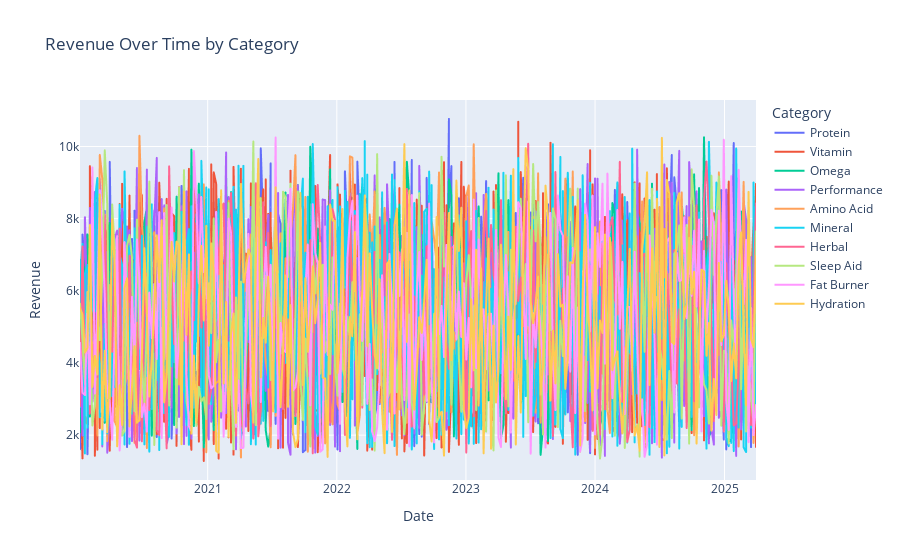

Notebook source saved alongside this figure:
### Code cell
fig = px.line(df, x="Date" , y="Revenue", color="Category", title="Revenue Over Time by Category")
fig.show()

### Figure 1 — Plotly figure (JSON) as saved in the notebook; plotly's stock layout.template omitted (floating-point values rounded to 4 significant figures; data arrays with more than 128 entries replaced by an {"elided": "..."} marker saying what was removed)
{"data": [{"hovertemplate": "Category=Protein<br>Date=%{x}<br>Revenue=%{y}<extra></extra>", "legendgroup": "Protein", "line": {"color": "#636efa", "dash": "solid"}, "marker": {"symbol": "circle"}, "mode": "lines", "name": "Protein", "showlegend": true, "type": "scattergl", "x": {"elided": "548 str values"}, "xaxis": "x", "y": {"elided": "548 float values"}, "yaxis": "y"}, {"hovertemplate": "Category=Vitamin<br>Date=%{x}<br>Revenue=%{y}<extra></extra>", "legendgroup": "Vitamin", "line": {"color": "#EF553B", "dash": "solid"}, "marker": {"symbol": "circle"}, "mode": "lines", "name": "Vitamin", "showlegend": true, "type": "scattergl", "x": {"elided": "822 str values"}, "xaxis": "x", "y": {"elided": "822 float values"}, "yaxis": "y"}, {"hovertemplate": "Category=Omega<br>Date=%{x}<br>Revenue=%{y}<extra></extra>", "legendgroup": "Omega", "line": {"color": "#00cc96", "dash": "solid"}, "marker": {"symbol": "circle"}, "mode": "lines", "name": "Omega", "showlegend": true, "type": "scattergl", "x": {"elided": "274 str values"}, "xaxis": "x", "y": {"elided": "274 float values"}, "yaxis": "y"}, {"hovertemplate": "Category=Performance<br>Date=%{x}<br>Revenue=%{y}<extra></extra>", "legendgroup": "Performance", "line": {"color": "#ab63fa", "dash": "solid"}, "marker": {"symbol": "circle"}, "mode": "lines", "name": "Performance", "showlegend": true, "type": "scattergl", "x": {"elided": "548 str values"}, "xaxis": "x", "y": {"elided": "548 float values"}, "yaxis": "y"}, {"hovertemplate": "Category=Amino Acid<br>Date=%{x}<br>Revenue=%{y}<extra></extra>", "legendgroup": "Amino Acid", "line": {"color": "#FFA15A", "dash": "solid"}, "marker": {"symbol": "circle"}, "mode": "lines", "name": "Amino Acid", "showlegend": true, "type": "scattergl", "x": {"elided": "274 str values"}, "xaxis": "x", "y": {"elided": "274 float values"}, "yaxis": "y"}, {"hovertemplate": "Category=Mineral<br>Date=%{x}<br>Revenue=%{y}<extra></extra>", "legendgroup": "Mineral", "line": {"color": "#19d3f3", "dash": "solid"}, "marker": {"symbol": "circle"}, "mode": "lines", "name": "Mineral", "showlegend": true, "type": "scattergl", "x": {"elided": "822 str values"}, "xaxis": "x", "y": {"elided": "822 float values"}, "yaxis": "y"}, {"hovertemplate": "Category=Herbal<br>Date=%{x}<br>Revenue=%{y}<extra></extra>", "legendgroup": "Herbal", "line": {"color": "#FF6692", "dash": "solid"}, "marker": {"symbol": "circle"}, "mode": "lines", "name": "Herbal", "showlegend": true, "type": "scattergl", "x": {"elided": "274 str values"}, "xaxis": "x", "y": {"elided": "274 float values"}, "yaxis": "y"}, {"hovertemplate": "Category=Sleep Aid<br>Date=%{x}<br>Revenue=%{y}<extra></extra>", "legendgroup": "Sleep Aid", "line": {"color": "#B6E880", "dash": "solid"}, "marker": {"symbol": "circle"}, "mode": "lines", "name": "Sleep Aid", "showlegend": true, "type": "scattergl", "x": {"elided": "274 str values"}, "xaxis": "x", "y": {"elided": "274 float values"}, "yaxis": "y"}, {"hovertemplate": "Category=Fat Burner<br>Date=%{x}<br>Revenue=%{y}<extra></extra>", "legendgroup": "Fat Burner", "line": {"color": "#FF97FF", "dash": "solid"}, "marker": {"symbol": "circle"}, "mode": "lines", "name": "Fat Burner", "showlegend": true, "type": "scattergl", "x": {"elided": "274 str values"}, "xaxis": "x", "y": {"elided": "274 float values"}, "yaxis": "y"}, {"hovertemplate": "Category=Hydration<br>Date=%{x}<br>Revenue=%{y}<extra></extra>", "legendgroup": "Hydration", "line": {"color": "#FECB52", "dash": "solid"}, "marker": {"symbol": "circle"}, "mode": "lines", "name": "Hydration", "showlegend": true, "type": "scattergl", "x": {"elided": "274 str values"}, "xaxis": "x", "y": {"elided": "274 float values"}, "yaxis": "y"}], "layout": {"legend": {"title": {"text": "Category"}, "tracegroupgap": 0}, "title": {"text": "Revenue Over Time by Category"}, "xaxis": {"anchor": "y", "domain": [0, 1], "title": {"text": "Date"}}, "yaxis": {"anchor": "x", "domain": [0, 1], "title": {"text": "Revenue"}}}}
